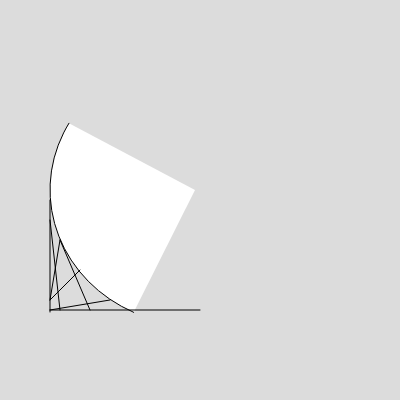
Frame 1 (no input)
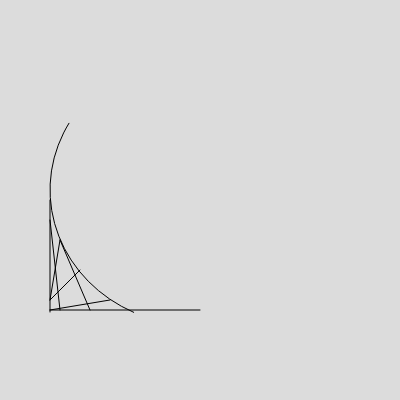
Frame 60 (no input)
Frame 120 (the mouse pressed at the canvas centre since frame 60): identical to frame 60, image omitted

The p5.js sketch that drew these frames (run headless with seeded random() and noise() and a simulated clock; from frame 60 on, the mouse is pressed at the canvas centre):

// p5.js sketch
// ── sketch.js
function setup() {
  createCanvas(400, 400);
}

function draw() {
  background(220);

beginShape();
   arc(195, 190, 290, 270, 90, 500)
  line(50,310,110,300)
  line(90,310,60,240)
  line(50,312,50,200)
  line(50,300,80,270)
  line(50,310,200,310)
  line(60,310,50,220)
  line(50,300,60,240)
 
  noFill();


}
// ── style.css
body {
    margin: 0;
}

canvas {
    display: block;

}
